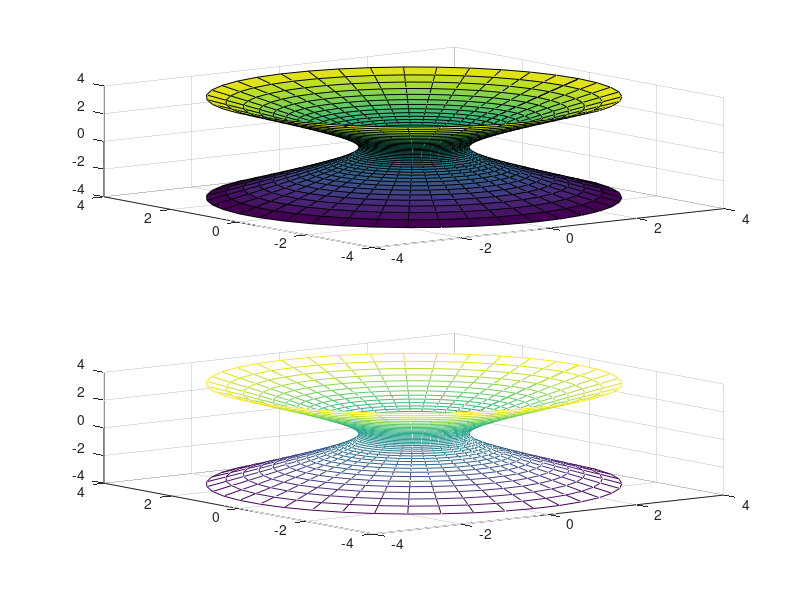

This chart was generated by the following MATLAB code:
u=linspace(-2,2,40);
v=linspace(0,2*pi,40);
[u,v] = meshgrid(u,v);
x = cosh(u).*cos(v);
y = cosh(u).*sin(v);
z = sinh(u);
hold on;
xlabel('x');
ylabel('y');
zlabel('z');
subplot (2, 1, 1)
surf(x,y,z);%preenche a figura
subplot (2, 1, 2);
mesh(x,y,z);